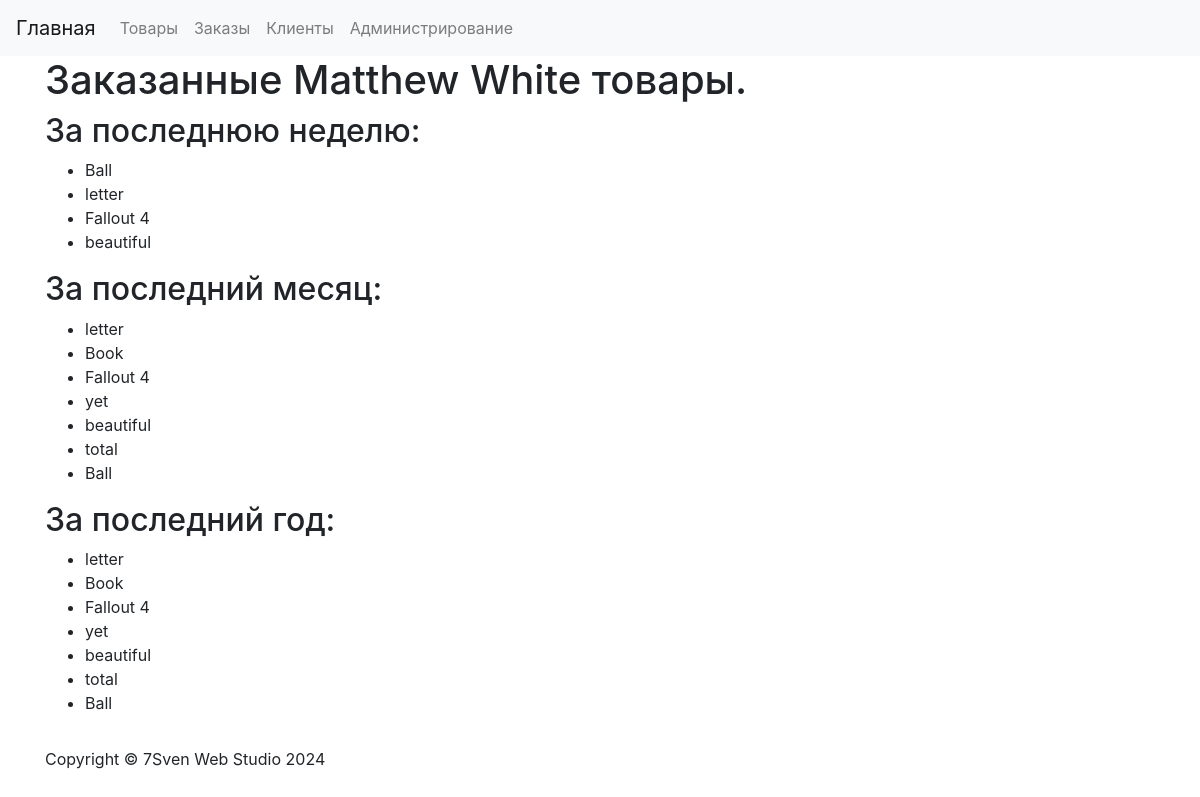
Page /orders/ordered-products-by-period/3 on the earlier database version.
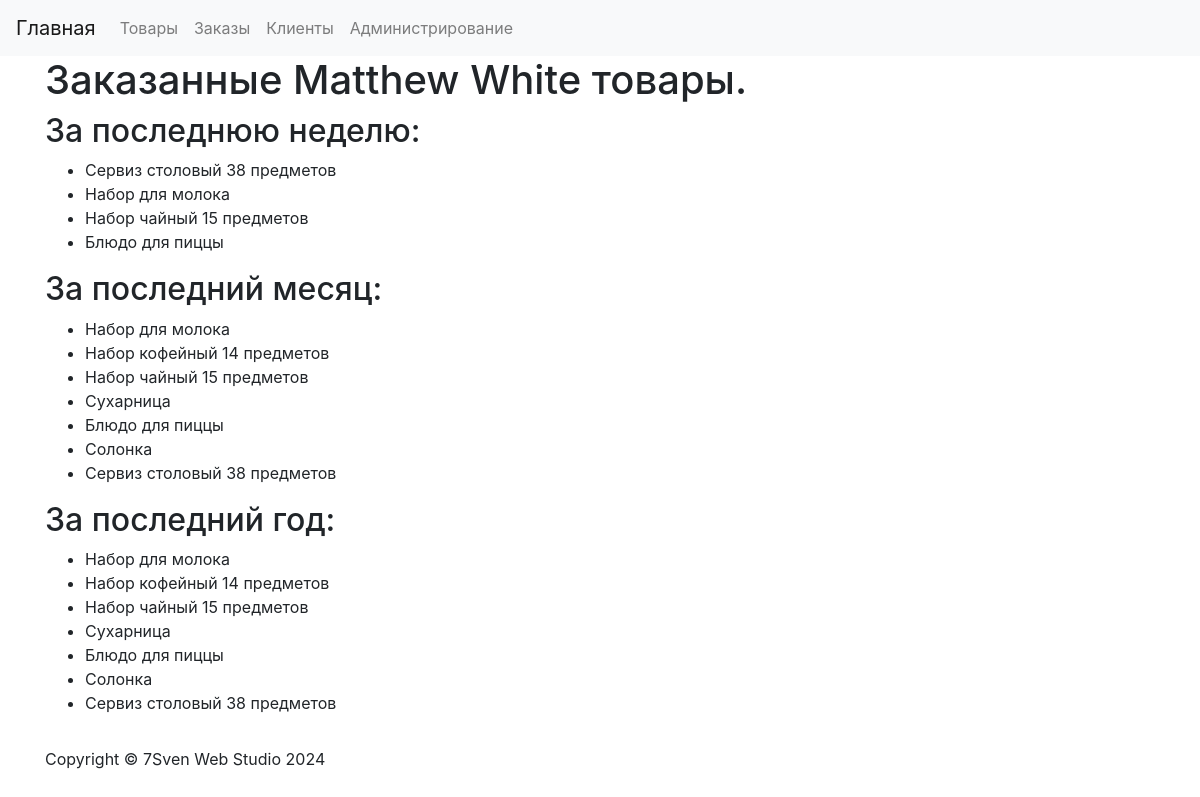
Same page on the later database version.
### products/models.py (models this page shows, shortened)
class Product(models.Model):
    name = models.CharField(max_length=255, verbose_name='Название')
    description = models.TextField(verbose_name='Описание')
    price = models.DecimalField(max_digits=10, decimal_places=2, verbose_name='Цена')
    quantity = models.IntegerField(verbose_name='Количество')
    added_date = models.DateField(auto_now_add=True, verbose_name='Дата добавления')
    image = models.ImageField(upload_to='images/', default='default_image.png', blank=True, verbose_name='Изображение')
    class Meta:
        verbose_name = 'Товар'
        verbose_name_plural = 'Товары'

### orders/views.py (the view)
# urls.py: path('ordered-products-by-period/<int:customer_id>', fetch_ordered_products_by_period,
def fetch_ordered_products_by_period(request, customer_id):
    customer = get_object_or_404(Customer, pk=customer_id)
    today = timezone.now().date()
    week_ago = today - timedelta(days=7)
    month_ago = today - timedelta(days=30)
    year_ago = today - timedelta(days=365)
    orders_week = Order.objects.filter(customer=customer, order_date__gte=week_ago)
    orders_month = Order.objects.filter(customer=customer, order_date__gte=month_ago)
    orders_year = Order.objects.filter(customer=customer, order_date__gte=year_ago)
    products_week = set()
    products_month = set()
    products_year = set()
    for order in orders_week:
        products_week.update(order.products.all())
    for order in orders_month:
        products_month.update(order.products.all())
    for order in orders_year:
        products_year.update(order.products.all())
    context = {
        'customer': customer,
        'products_week': products_week,
        'products_month': products_month,
        'products_year': products_year,
    }
    return render(request, 'orders/ordered_products_sort.html', context)

### orders/templates/orders/ordered_products_sort.html
{% extends 'base.html' %}
{% block content %}
    <h1>Заказанные {{ customer.name }} товары.</h1>
    {% if num_days %}
        <h2>За последние {{ num_days }} дней:</h2>
        <ul>
            {% for product in products %}
                <li>{{ product.name }}</li>
            {% empty %}
                <li>Нет заказанных товаров</li>
            {% endfor %}
        </ul>
    {% else %}
        <h2>За последнюю неделю:</h2>
        <ul>
            {% for product in products_week %}
                <li>{{ product.name }}</li>
            {% empty %}
                <li>Нет заказанных товаров</li>
            {% endfor %}
        </ul>
        <h2>За последний месяц:</h2>
        <ul>
            {% for product in products_month %}
                <li>{{ product.name }}</li>
            {% empty %}
                <li>Нет заказанных товаров</li>
            {% endfor %}
        </ul>
        <h2>За последний год:</h2>
        <ul>
            {% for product in products_year %}
                <li>{{ product.name }}</li>
            {% empty %}
                <li>Нет заказанных товаров</li>
            {% endfor %}
        </ul>
    {% endif %}
{% endblock %}

Differences in the rows shown:
changed Product: name "Ball" → "Сервиз столовый 38 предметов"
changed Product: name "letter" → "Набор для молока"
changed Product: name "Fallout 4" → "Набор чайный 15 предметов"
changed Product: name "beautiful" → "Блюдо для пиццы"
changed Product: name "Book" → "Набор кофейный 14 предметов"
changed Product: name "yet" → "Сухарница"
changed Product: name "total" → "Солонка"
